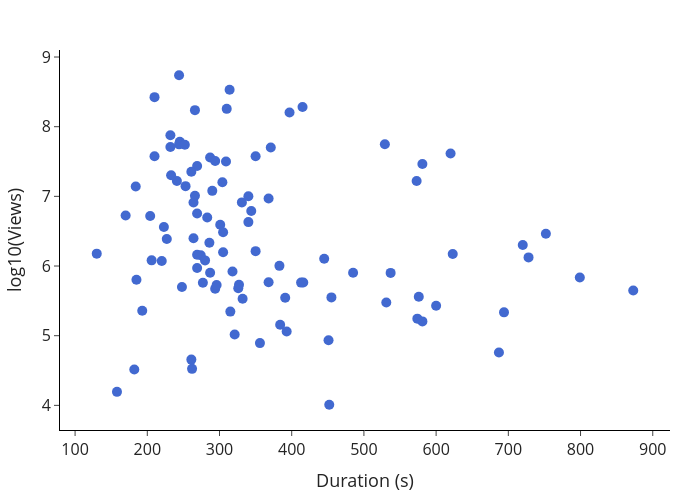

Write notebook code for a chart like this one.
### Markdown cell above
### Plotly

### Code cell
import numpy as np

import plotly.express as px
import plotly.io as pio

pio.templates["my_default"] = pio.templates["simple_white"]
pio.templates["my_default"].layout.update(
    font=dict(size=15),
    xaxis=dict(tickfont=dict(size=16)),
    yaxis=dict(tickfont=dict(size=16)),
    margin=dict(l=60, r=30, t=50, b=60),
    width=700,
    height=500,
)
pio.templates["my_default"].layout.colorway = [obs[0][:7]]

s = df["Duration"].astype(str)
s = s.str.replace(".00", "")
s = s.where(s.str.count(":") != 1, "00:" + s)
s.tail(top_n)
df["Duration"] = pd.to_timedelta(s.tail(top_n),  errors="coerce")
df["ViewsFormatted"] = df["Views"].apply(number_formatter)
df["DurationFormatted"] = df["Duration"].astype(str).str.replace("0 days 00:", "")
df["DurationSeconds"] = df["Duration"].dt.total_seconds()

fig = px.scatter(
    df,
    x="DurationSeconds",
    y=np.log10(df["Views"]),
    custom_data=["Title", "ViewsFormatted", "DurationFormatted"],
    template="my_default"
)

fig.update_traces(
    marker_size=10,
    hovertemplate=(
        "<b>%{customdata[0]}</b><br>"
        "Views: %{customdata[1]}<br>"
        "Duration: %{customdata[2]}"
        "<extra></extra>"
    ),
)


fig.update_xaxes(
    showline=True,
    linecolor="black",
    ticks="outside",
    mirror=False,
    fixedrange=True,
    title="Duration (s)"
)

fig.update_yaxes(
    showline=True,
    linecolor="black",
    ticks="outside",
    mirror=False,
    title="log10(Views)",
    fixedrange=True,
)

fig.update_layout(
    dragmode=False,
    modebar_remove=["zoom", "pan", "select", "lasso"]
)

fig.show()

### Figure 1 — Plotly figure (JSON) as saved in the notebook; plotly's stock layout.template omitted (floating-point values rounded to 4 significant figures; data arrays with more than 128 entries replaced by an {"elided": "..."} marker saying what was removed)
{"data": [{"customdata": {"elided": "135x3 str values"}, "hovertemplate": "<b>%{customdata[0]}</b><br>Views: %{customdata[1]}<br>Duration: %{customdata[2]}<extra></extra>", "legendgroup": "", "marker": {"color": "#4269D0", "size": 10, "symbol": "circle"}, "mode": "markers", "name": "", "orientation": "v", "showlegend": false, "type": "scatter", "x": {"elided": "135 float values"}, "xaxis": "x", "y": {"elided": "135 float values"}, "yaxis": "y"}], "layout": {"dragmode": false, "height": 500, "legend": {"tracegroupgap": 0}, "modebar": {"remove": ["zoom", "pan", "select", "lasso"]}, "width": 700, "xaxis": {"anchor": "y", "domain": [0, 1], "fixedrange": true, "linecolor": "black", "mirror": false, "showline": true, "ticks": "outside", "title": {"text": "Duration (s)"}}, "yaxis": {"anchor": "x", "domain": [0, 1], "fixedrange": true, "linecolor": "black", "mirror": false, "showline": true, "ticks": "outside", "title": {"text": "log10(Views)"}}}}
